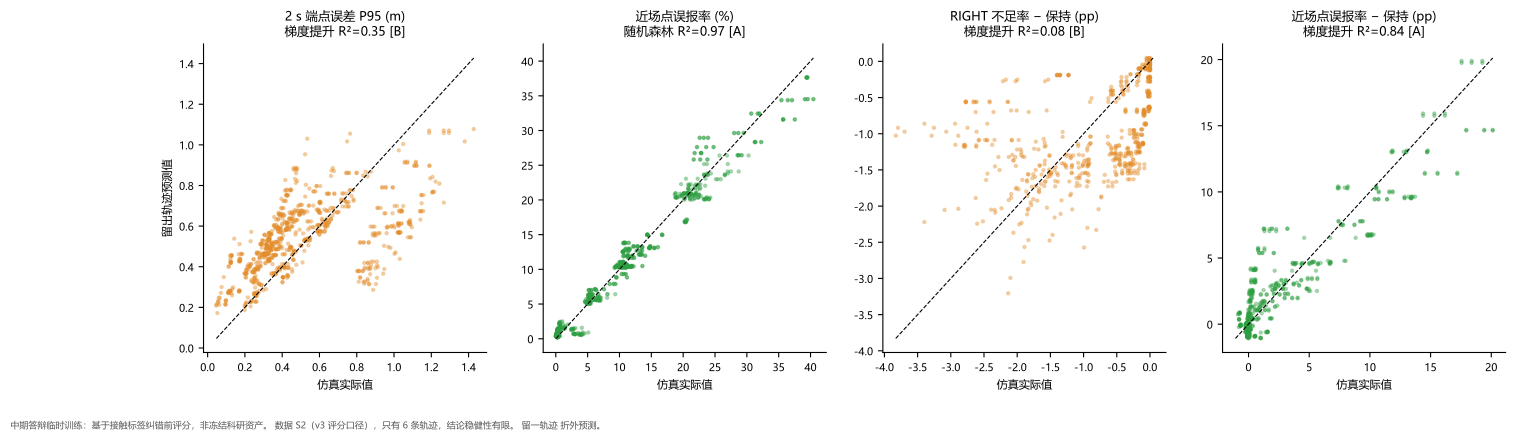

Here is the Python script that generated this plot:
"""Tavotto entry: existing results only; no training, no simulation.
original_plot_code
"""
import sys
from pathlib import Path
LIBRARY=Path(__file__).resolve().parents[1]
SUPPORT=LIBRARY / "site-packages"
if str(SUPPORT) not in sys.path: sys.path.insert(0,str(SUPPORT))
from _support import draw

fig=draw('M2a_观测扰动与预处理', 'fig02_预测vs实际_折外')
fig.savefig(Path(__file__).parent / 'M2a__fig02_预测vs实际_折外.pdf')
